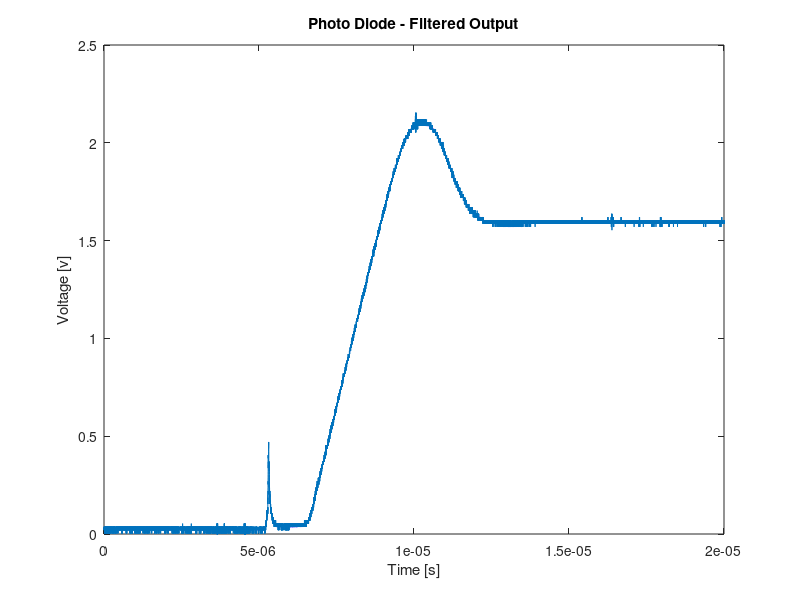
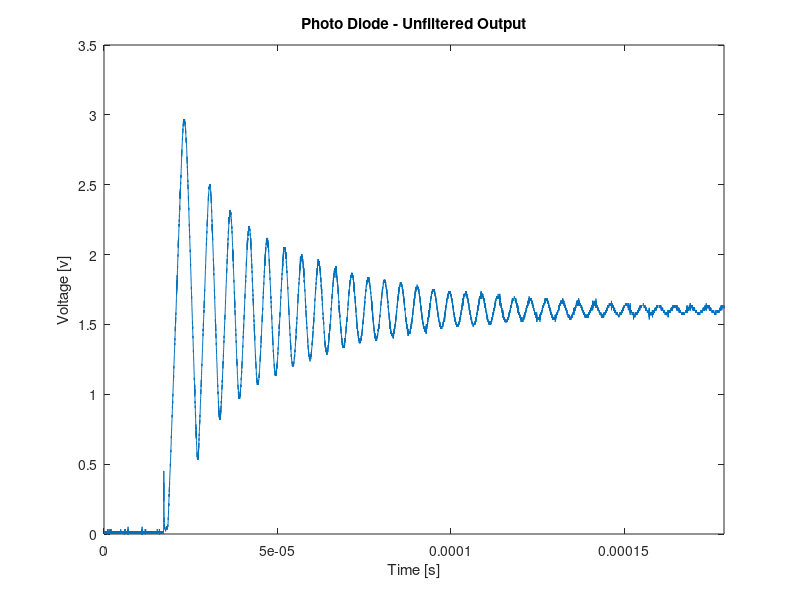
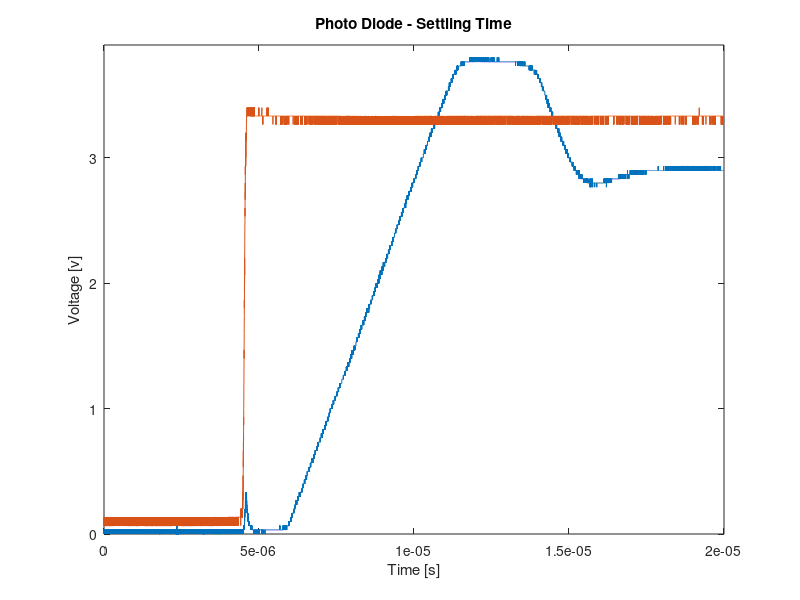

These figures' MATLAB source, in order:
filtered = importdata('filtered.dat');

figure('position',[100,100,600,250])
plot(filtered(:,1)+abs(min(filtered(:,1))),filtered(:,2))
title('Photo Diode - Filtered Output');
axis([0,2*10^-5,0,2.5])
xlabel('Time [s]')
ylabel('Voltage [v]')

unfiltered = importdata('unfiltered.dat');

figure('position',[100,100,600,250])
plot(unfiltered(:,1)+abs(min(unfiltered(:,1))),unfiltered(:,2))
title('Photo Diode - Unfiltered Output');
axis([0,max(unfiltered(:,1)),0,3.5])
xlabel('Time [s]')
ylabel('Voltage [v]')

settlech1 = importdata('settlech1.dat');
settlech2 = importdata('settlech2.dat');

figure('position',[100,100,600,250])
plot(settlech1(:,1)+abs(min(settlech1(:,1))),settlech1(:,2),settlech1(:,1)+abs(min(settlech1(:,1))), settlech2(:,2))
title('Photo Diode - Settling Time');
axis([0,max(settlech1(:,1))+abs(min(settlech1(:,1))),0,max(settlech1(:,2))+0.1])
xlabel('Time [s]')
ylabel('Voltage [v]')
